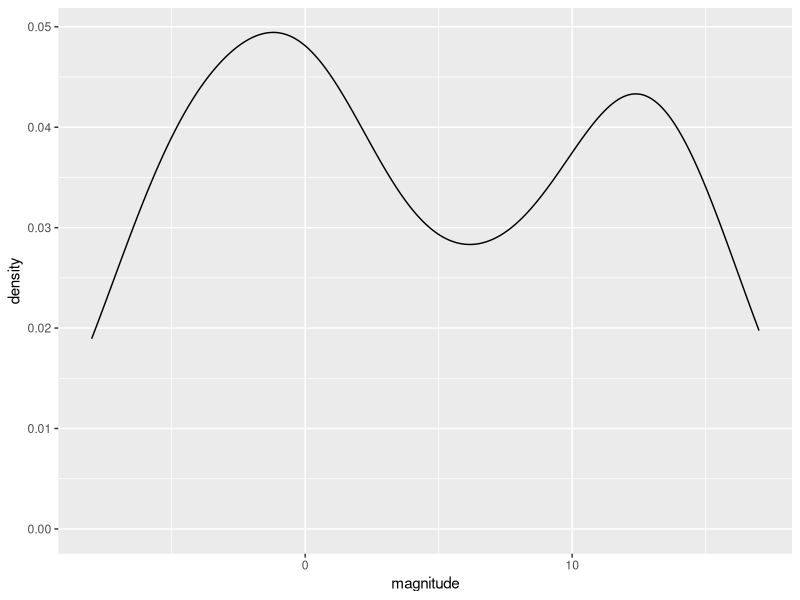
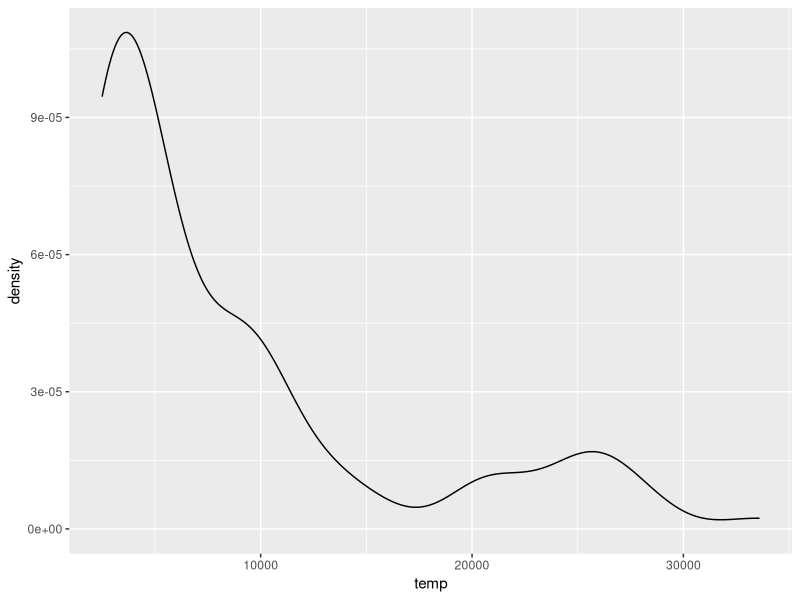
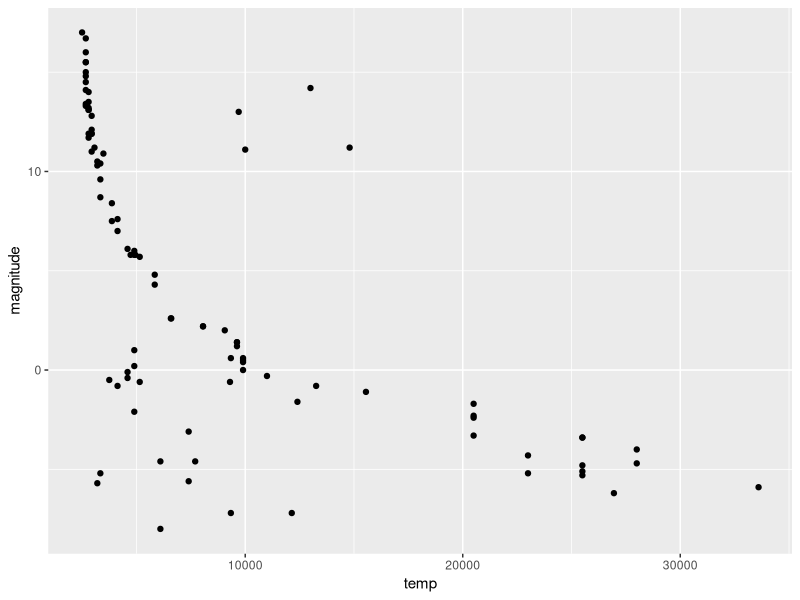
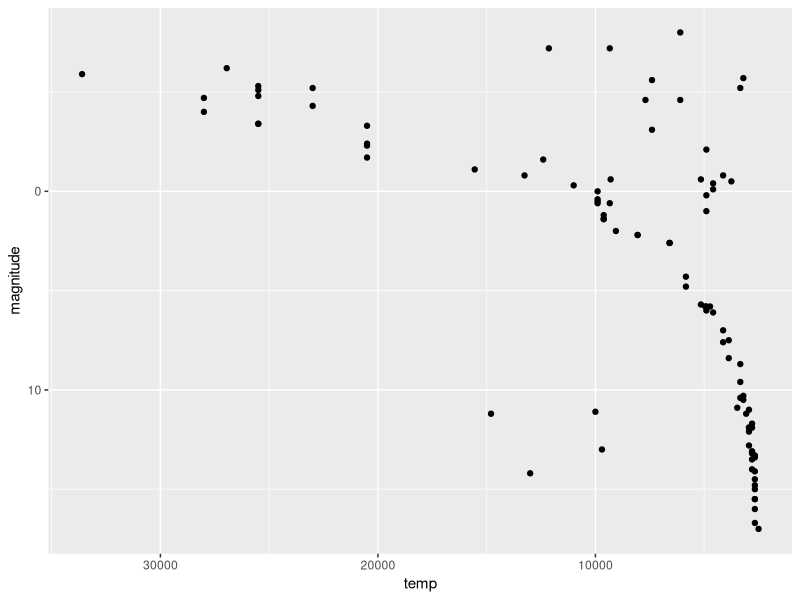
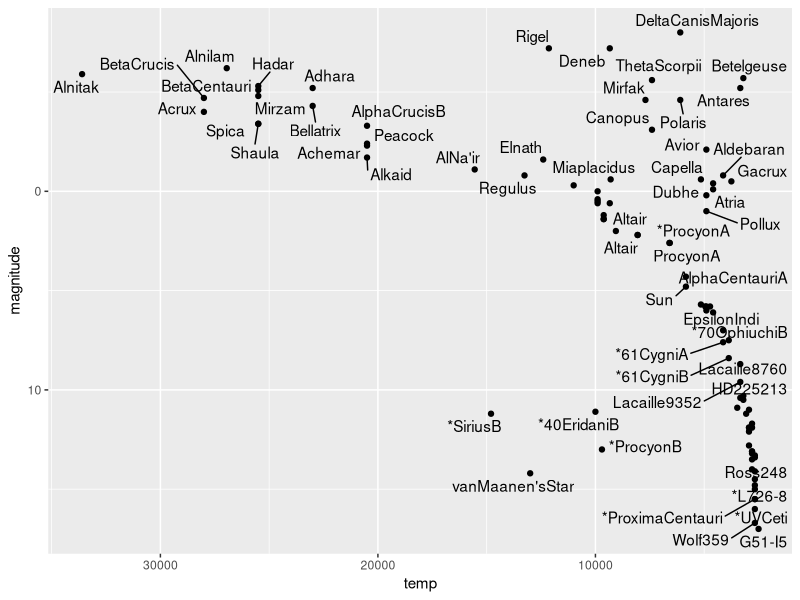
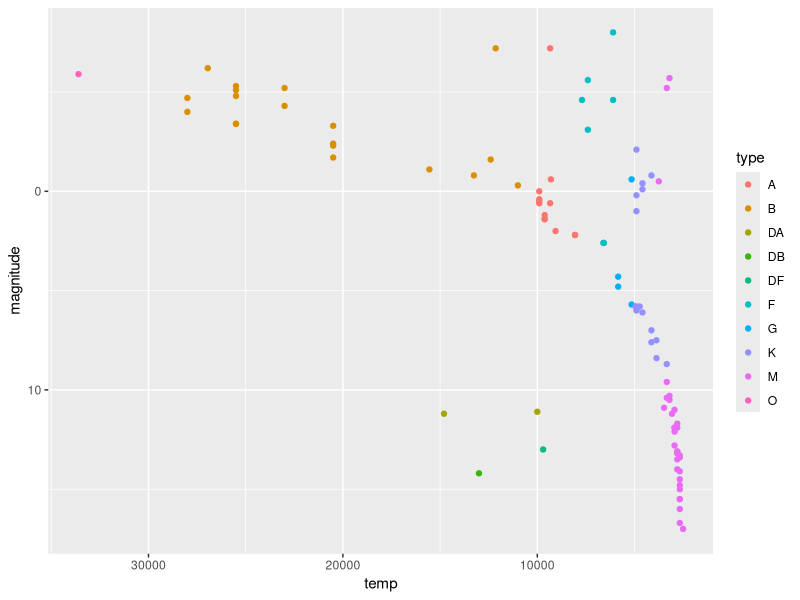

Recreate these plots in R, in order.
library(tidyverse)
library(dslabs)
library(ggrepel)
data(stars)
options(digits = 3)

# Question 1
# Load the stars data frame from dslabs. This contains the name, 
# absolute magnitude, temperature in degrees Kelvin, and spectral 
# class of selected stars. Absolute magnitude (shortened in these 
# problems to simply "magnitude") is a function of star luminosity, 
# where negative values of magnitude have higher luminosity.
# Question 1a
# What is the mean magnitude?

mean(stars$magnitude)
sd(stars$magnitude)


# Question 2
# Make a density plot of the magnitude.
# How many peaks are there in the data?

stars %>% ggplot(aes(magnitude)) +
  geom_density()

# Question 3
# Examine the distribution of star temperature.
# Which of these statements best characterizes the temperature distribution?

stars %>% ggplot(aes(temp)) +
  geom_density()



# Question 4
# Make a scatter plot of the data with temperature on the x-axis 
# and magnitude on the y-axis and examine the relationship between 
# the variables. Recall that lower magnitude means a more luminous 
# (brighter) star.

# When considering the plot of magnitude vs. temperature, most stars 
# follow a _______________ trend. These are called main sequence stars.

# Fill in the blank:

stars %>%
  ggplot(aes(temp, magnitude)) +
  geom_point()


# Question 5
# For various reasons, scientists do not always follow straight conventions 
# when making plots, and astronomers usually transform values of star 
# luminosity and temperature before plotting. Flip the y-axis so that 
# lower values of magnitude are at the top of the axis (recall that more 
# luminous stars have lower magnitude) using scale_y_reverse(). 
# Take the log base 10 of temperature and then also flip the x-axis.

# Fill in the blanks in the statements below to describe the resulting plot:
  
# The brighest, highest temperature stars are in the ______________ corner 
# of the plot.

stars %>%
  ggplot(aes(temp, magnitude)) +
  geom_point() +
  scale_y_reverse() +
  scale_x_log10() +
  scale_x_reverse()


# Question 6
# The trends you see allow scientists to learn about the evolution and 
# lifetime of stars. The primary group of stars to which most stars belong 
# we will call the main sequence stars (discussed in question 4). 
# Most stars belong to this main sequence, however some of the more rare 
# stars are classified as “old” and “evolved” stars. These stars tend to 
# be hotter stars, but also have low luminosity, and are known as white dwarfs.

# How many white dwarfs are there in our sample?



# Question 7
# Consider stars which are not part of the Main Group but are not old/evolved 
# (white dwarf) stars. These stars must also be unique in certain ways and are 
# known as giants. Use the plot from Question 5 to estimate the average 
# temperature of a giant.

# Which of these temperatures is closest to the average temperature of a giant?:


# Question 8
# We can now identify whether specific stars are main sequence stars, 
# red giants or white dwarfs. Add text labels to the plot to answer 
# these questions. You may wish to plot only a selection of the labels, 
# repel the labels, or zoom in on the plot in RStudio so you can locate 
# specific stars.

# Fill in the blanks in the statements below:
  
# The least lumninous star in the sample with a surface temperature over 
# 5000K is _________.

stars %>%
  ggplot(aes(temp, magnitude)) +
  geom_text_repel(aes(label=star)) +
  geom_point() +
  scale_y_reverse() +
  scale_x_log10() +
  scale_x_reverse()

# Question 9
# Remove the text labels and color the points by star type. 
# This classification describes the properties of the star's 
# spectrum, the amount of light produced at various wavelengths.

# Which star type has the lowest temperature?

stars %>%
  ggplot(aes(temp, magnitude, color = type)) +
  geom_point() +
  scale_y_reverse() +
  scale_x_log10() +
  scale_x_reverse()
